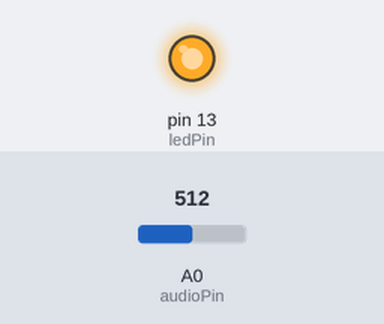
The sketch below on a simulated Arduino Uno, built with avr-gcc and run on an emulated ATmega328P. On the bench: output pins drawn as LEDs (lit = HIGH). Inputs (shaded band) come from the test bench; at power-on: A0 (audioPin) = 512. What the sketch prints to the serial monitor is not drawn.

Above: at 0.1 s.
Timing chart, 0 to 1.6 s (numbered marks = the images above):
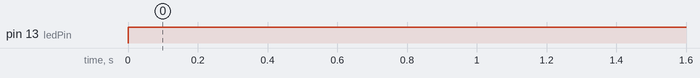

Measured:
- by itself, pin 13 (ledPin): LOW → HIGH at 0.00 s

The sketch:

micAudioTest.ino
```cpp
int audioPin = A0;
int ledPin = LED_BUILTIN;

int audioValue;

void setup() {

  pinMode(ledPin, OUTPUT);

  Serial.begin(9600);

}

void loop() {

  if (Serial) {

    digitalWrite(ledPin, HIGH);

    audioValue = analogRead(audioPin);
    Serial.println(audioValue);

  } else {

    digitalWrite(ledPin, LOW);

  }

  delay(1);

}
```
